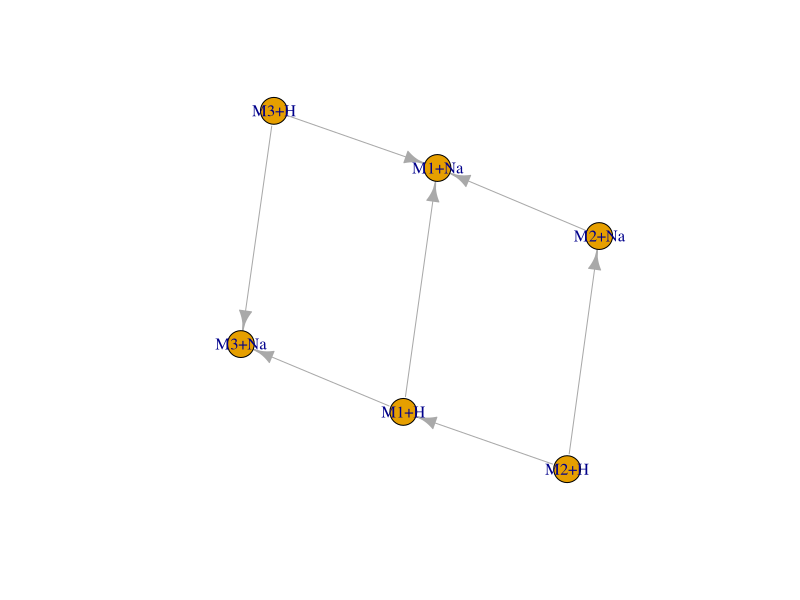
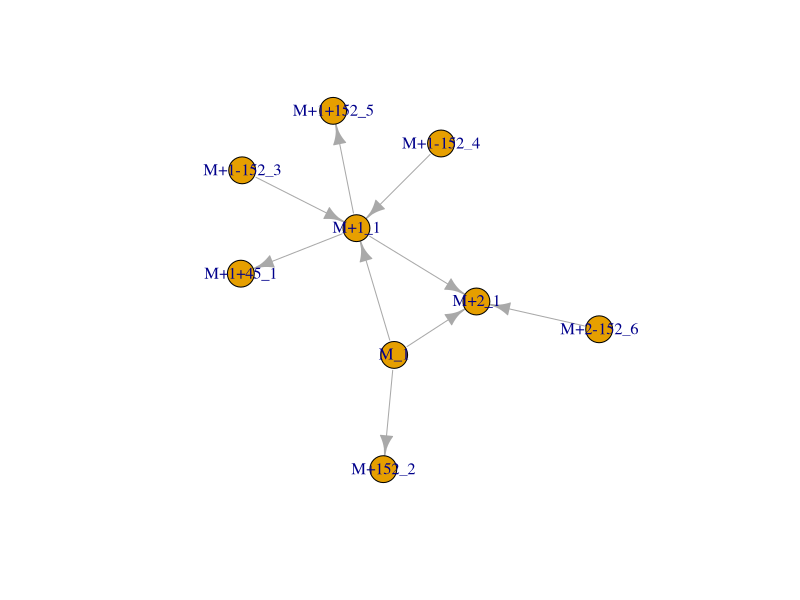
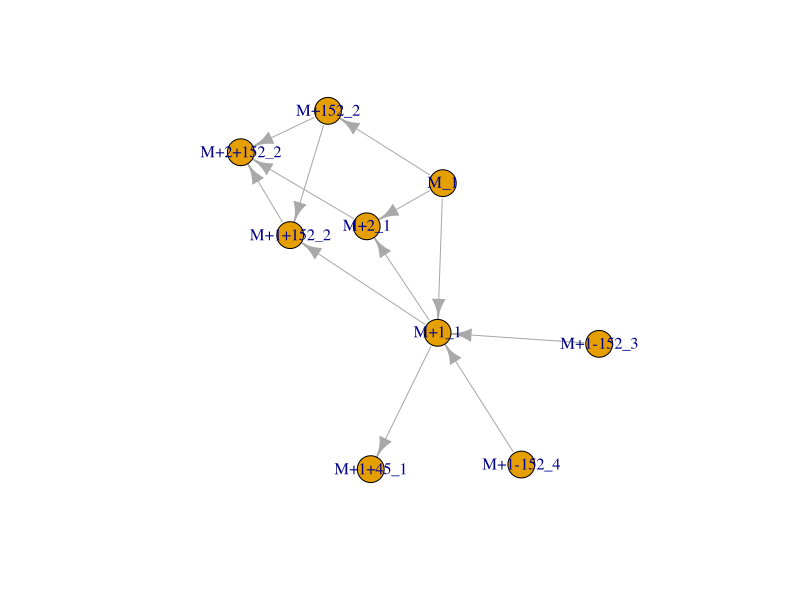
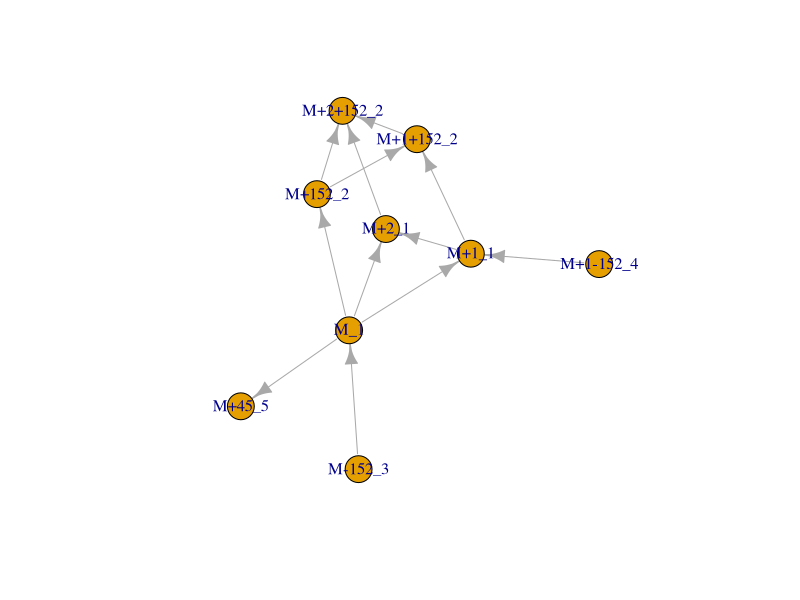
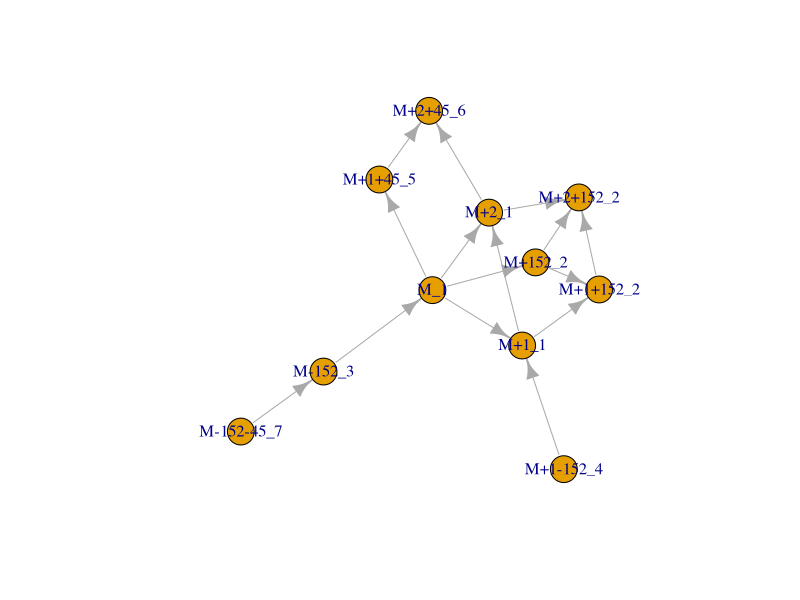
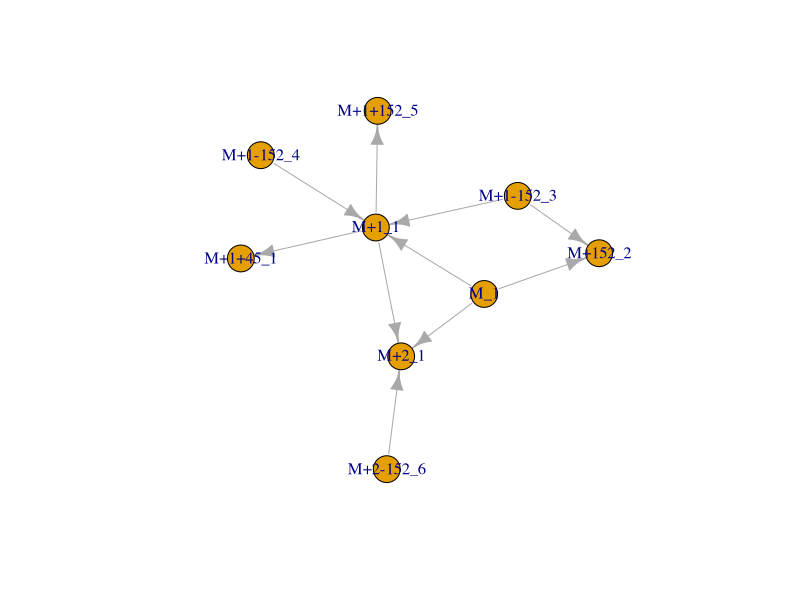

These charts were generated, in order, by the following R code: (Note: this script raises an error after producing the figures.)
## load igraph for visualization
library(igraph)

## define test examples
## example 1
mat_1 <- matrix(c(
    c(0, 1, 0, 0, 0, 1), ## M1+H
    c(0, 0, 0, 0, 0, 0), ## M1+Na
    c(1, 0, 0, 1, 0, 0), ## M2+H
    c(0, 1, 0, 0, 0, 0), ## M2+Na
    c(0, 1, 0, 0, 0, 1), ## M3+H
    c(0, 0, 0, 0, 0, 0)), ## M3+Na
    byrow = TRUE, ncol = 6, nrow = 6)
mat_1_transf <- matrix(c(
    c("",              "adduct_Na",     "", "",          "", "transf_gluc_F"), ## M1+H
    c("",              "",              "", "",          "", ""), ## M1+Na
    c("transf_gluc_T", "",              "", "adduct_Na", "", ""), ## M2+H
    c("",              "transf_gluc_T", "", "",          "", ""), ## M2+Na
    c("",              "transf_gluc_F", "",              "", "", "adduct_Na"), ## M3+H
    c("",              "",              "", "",          "", "")), ## M3+Na
    byrow = TRUE, ncol = 6, nrow = 6)
colnames(mat_1) <- c("M1+H", "M1+Na", "M2+H", "M2+Na", "M3+H", "M3+Na")
rownames(mat_1) <- colnames(mat_1)
rownames(mat_1_transf) <- colnames(mat_1_transf) <- colnames(mat_1)

net_mat_1 <- graph_from_adjacency_matrix(mat_1, mode = "directed")
plot(net_mat_1)

## example 2
mat_2 <- matrix(c(
    c(0, 1, 1, 0, 1, 0, 0, 0, 0), ## "M_1"
    c(0, 0, 1, 1, 0, 0, 0, 1, 0), ## "M+1_1"
    c(0, 0, 0, 0, 0, 0, 0, 0, 0), ## "M+2_1"
    c(0, 0, 0, 0, 0, 0, 0, 0, 0), ## "M+1+45_1"
    c(0, 0, 0, 0, 0, 0, 0, 0, 0), ## "M+152_2"
    c(0, 1, 0, 0, 0, 0, 0, 0, 0), ## "M+1-152_3"
    c(0, 1, 0, 0, 0, 0, 0, 0, 0), ## "M+1-152_4"
    c(0, 0, 0, 0, 0, 0, 0, 0, 0), ##"M+1+152_5"
    c(0, 0, 1, 0, 0, 0, 0, 0, 0)), ## "M+2-152_6"
    byrow = TRUE, ncol = 9, nrow = 9)
mat_2_transf <- matrix(c(
    c("", "adduct_isotopic+1", "adduct_isotopic+2", "",          "transf_152", "", "", "",           ""), ## "M_1"
    c("", "",                  "adduct_isotopic+1", "transf_45", "",           "", "", "transf_152", ""), ## "M+1_1"
    c("", "",                  "",                  "",          "",           "", "", "",           ""), ## "M+2_1"
    c("", "",                  "",                  "",          "",           "", "", "",           ""), ## "M+1+45_1"
    c("", "",                  "",                  "",          "",           "", "", "",           ""), ## "M+152_2"
    c("", "transf_152",        "",                  "",          "",           "", "", "",           ""), ## "M+1-152_3"
    c("", "transf_152",        "",                  "",          "",           "", "", "",           ""), ## "M+1-152_4"
    c("", "",                  "",                  "",          "",           "", "", "",           ""), ##"M+1+152_5"
    c("", "",                  "transf_152",        "",          "",           "", "", "",           "")), ## "M+2-152_6"
    byrow = TRUE, ncol = 9, nrow = 9)
colnames(mat_2) <- c("M_1", "M+1_1", "M+2_1", "M+1+45_1", "M+152_2", "M+1-152_3", "M+1-152_4", "M+1+152_5", "M+2-152_6")
rownames(mat_2) <- colnames(mat_2)
colnames(mat_2_transf) <- rownames(mat_2_transf) <- colnames(mat_2)
net_mat_2 <- graph_from_adjacency_matrix(mat_2, mode = "directed")
plot(net_mat_2)

## example 3 
mat_3 <- matrix(c(c(0, 1, 1, 0, 1, 0, 0, 0, 0), ## "M_1"
                  c(0, 0, 1, 1, 0, 0, 0, 1, 0), ## "M+1_1"
                  c(0, 0, 0, 0, 0, 0, 0, 0, 1), ## "M+2_1"
                  c(0, 0, 0, 0, 0, 0, 0, 0, 0), ## "M+1+45_1"
                  c(0, 0, 0, 0, 0, 0, 0, 1, 1), ## "M+152_2"
                  c(0, 1, 0, 0, 0, 0, 0, 0, 0), ## "M+1-152_3"
                  c(0, 1, 0, 0, 0, 0, 0, 0, 0), ## "M+1-152_4"
                  c(0, 0, 0, 0, 0, 0, 0, 0, 1), ##"M+1+152_2"
                  c(0, 0, 0, 0, 0, 0, 0, 0, 0)), ## "M+2_2"
                byrow = TRUE, ncol = 9, nrow = 9)
mat_3_transf <- matrix(c(
    c("", "adduct_isotopic+1", "adduct_isotopic+2", "",          "transf_152", "", "", "",           ""), ## "M_1"
    c("", "",                  "adduct_isotopic+1", "transf_45", "",           "", "", "transf_152", ""), ## "M+1_1"
    c("", "",                  "",                  "",          "",           "", "", "",           "transf_152"), ## "M+2_1"
    c("", "",                  "",                  "",          "",           "", "", "",           ""), ## "M+1+45_1"
    c("", "",                  "",                  "",          "",           "", "", "adduct_isotopic+1", "adduct_isotopic+2"), ## "M+152_2"
    c("", "transf_152",        "",                  "",          "",           "", "", "",           ""), ## "M+1-152_3"
    c("", "transf_152",        "",                  "",          "",           "", "", "",           ""), ## "M+1-152_4"
    c("", "",                  "",                  "",          "",           "", "", "",           "adduct_isotopic+1"), ##"M+1+152_2"
    c("", "",                  "",                  "",          "",           "", "", "",           "")), ## "M+2+152_2"
    byrow = TRUE, ncol = 9, nrow = 9)
colnames(mat_3) <- c("M_1", "M+1_1", "M+2_1", "M+1+45_1", "M+152_2", "M+1-152_3", "M+1-152_4", "M+1+152_2", "M+2+152_2")
rownames(mat_3) <- colnames(mat_3)
colnames(mat_3_transf) <- rownames(mat_3_transf) <- colnames(mat_3)
net_mat_3 <- graph_from_adjacency_matrix(mat_3, mode = "directed")
plot(net_mat_3)

## example 4
mat_4 <- matrix(c(c(0, 1, 1, 1, 1, 0, 0, 0, 0), ## "M_1"
                  c(0, 0, 1, 0, 0, 0, 0, 1, 0), ## "M+1_1"
                  c(0, 0, 0, 0, 0, 0, 0, 0, 1), ## "M+2_1"
                  c(0, 0, 0, 0, 0, 0, 0, 0, 0), ## "M+45_5"
                  c(0, 0, 0, 0, 0, 0, 0, 1, 1), ## "M+152_2"
                  c(1, 0, 0, 0, 0, 0, 0, 0, 0), ## "M+1-152_3"
                  c(0, 1, 0, 0, 0, 0, 0, 0, 0), ## "M+1-152_4"
                  c(0, 0, 0, 0, 0, 0, 0, 0, 1), ##"M+1+152_2"
                  c(0, 0, 0, 0, 0, 0, 0, 0, 0)), ## "M+2_2"
                byrow = TRUE, ncol = 9, nrow = 9)
mat_4_transf <- matrix(c(
    c("",           "adduct_isotopic+1", "adduct_isotopic+2", "transf_45", "transf_152", "", "", "",                  ""), ## "M_1"
    c("",           "",                  "adduct_isotopic+1", "",          "",           "", "", "transf_152",        ""), ## "M+1_1"
    c("",           "",                  "",                  "",          "",           "", "", "",                  "transf_152"), ## "M+2_1"
    c("",           "",                  "",                  "",          "",           "", "", "",                  ""), ## "M+45_5"
    c("",           "",                  "",                  "",          "",           "", "", "adduct_isotopic+1", "adduct_isotopic+2"), ## "M+152_2"
    c("transf_152", "",                  "",                  "",          "",           "", "", "",                  ""), ## "M-152_3"
    c("",           "transf_152",        "",                  "",          "",           "", "", "",                  ""), ## "M+1-152_4"
    c("",           "",                  "",                  "",          "",           "", "", "",                  "adduct_isotopic+1"), ##"M+1+152_2"
    c("",           "",                  "",                  "",          "",           "", "", "",                  "")), ## "M+2+152_2"
    byrow = TRUE, ncol = 9, nrow = 9)
colnames(mat_4) <- c("M_1", "M+1_1", "M+2_1", "M+45_5", "M+152_2", "M-152_3", "M+1-152_4", "M+1+152_2", "M+2+152_2")
rownames(mat_4) <- colnames(mat_4)
colnames(mat_4_transf) <- rownames(mat_4_transf) <- colnames(mat_4)
net_mat_4 <- graph_from_adjacency_matrix(mat_4, mode = "directed")
plot(net_mat_4)

## example 5
mat_5 <- matrix(c(
    c(0, 1, 1, 1, 1, 0, 0, 0, 0, 0, 0), ## "M_1"
    c(0, 0, 1, 0, 0, 0, 0, 1, 0, 0, 0), ## "M+1_1"
    c(0, 0, 0, 0, 0, 0, 0, 0, 1, 1, 0), ## "M+2_1"
    c(0, 0, 0, 0, 0, 0, 0, 0, 0, 1, 0), ## "M+45_5"
    c(0, 0, 0, 0, 0, 0, 0, 1, 1, 0, 0), ## "M+152_2"
    c(1, 0, 0, 0, 0, 0, 0, 0, 0, 0, 0), ## "M+1-152_3"
    c(0, 1, 0, 0, 0, 0, 0, 0, 0, 0, 0), ## "M+1-152_4"
    c(0, 0, 0, 0, 0, 0, 0, 0, 1, 0, 0), ##"M+1+152_2"
    c(0, 0, 0, 0, 0, 0, 0, 0, 0, 0, 0), ## "M+2_2"
    c(0, 0, 0, 0, 0, 0, 0, 0, 0, 0, 0), ## "M+2+45_6"
    c(0, 0, 0, 0, 0, 1, 0, 0, 0, 0, 0)), ## "M-152-45_7"
    byrow = TRUE, ncol = 11, nrow = 11)
mat_5_transf <- matrix(c(
    c("",           "adduct_isotopic+1", "adduct_isotopic+2", "transf_45", "transf_152", "",          "", "",                  "",                  "",                  ""), ## "M_1"
    c("",           "",                  "adduct_isotopic+1", "",          "",           "",          "", "transf_152",        "",                  "",                  ""), ## "M+1_1"
    c("",           "",                  "",                  "",          "",           "",          "", "",                  "transf_152",        "transf_45",         ""), ## "M+2_1"
    c("",           "",                  "",                  "",          "",           "",          "", "",                  "",                  "adduct_isotopic+2", ""), ## "M+45_5"
    c("",           "",                  "",                  "",          "",           "",          "", "adduct_isotopic+1", "adduct_isotopic+2", "",                  ""), ## "M+152_2"
    c("transf_152", "",                  "",                  "",          "",           "",          "", "",                  "",                  "",                  ""), ## "M-152_3"
    c("",           "transf_152",        "",                  "",          "",           "",          "", "",                  "",                  "",                  ""), ## "M+1-152_4"
    c("",           "",                  "",                  "",          "",           "",          "", "",                  "adduct_isotopic+1", "",                  ""), ##"M+1+152_2"
    c("",           "",                  "",                  "",          "",           "",          "", "",                  "",                  "",                  ""),## "M+2+152_2"
    c("",           "",                  "",                  "",          "",           "",          "", "",                  "",                  "",                  ""), ## "M+2+45_6"
    c("",           "",                  "",                  "",          "",           "transf_45", "", "",                  "",                  "",                  "")), ## "M-152-45_7"
    byrow = TRUE, ncol = 11, nrow = 11)
colnames(mat_5) <- c("M_1", "M+1_1", "M+2_1", "M+1+45_5", "M+152_2", "M-152_3", "M+1-152_4", "M+1+152_2", "M+2+152_2", "M+2+45_6", "M-152-45_7")
rownames(mat_5) <- colnames(mat_5)
colnames(mat_5_transf) <- rownames(mat_5_transf) <- colnames(mat_5)
net_mat_5 <- graph_from_adjacency_matrix(mat_5, mode = "directed")
plot(net_mat_5)

## example 6
mat_6 <- matrix(c(
    c(0, 1, 1, 0, 1, 0, 0, 0, 0), ## "M_1"
    c(0, 0, 1, 1, 0, 0, 0, 1, 0), ## "M+1_1"
    c(0, 0, 0, 0, 0, 0, 0, 0, 0), ## "M+2_1"
    c(0, 0, 0, 0, 0, 0, 0, 0, 0), ## "M+1+45_1"
    c(0, 0, 0, 0, 0, 0, 0, 0, 0), ## "M+152_2"
    c(0, 1, 0, 0, 1, 0, 0, 0, 0), ## "M+1-152_3"
    c(0, 1, 0, 0, 0, 0, 0, 0, 0), ## "M+1-152_4"
    c(0, 0, 0, 0, 0, 0, 0, 0, 0), ##"M+1+152_5"
    c(0, 0, 1, 0, 0, 0, 0, 0, 0)), ## "M+2-152_6"
    byrow = TRUE, ncol = 9, nrow = 9)

mat_6_transf <- matrix(c(
    c("", "adduct_isotopic+1", "adduct_isotopic+2", "",          "transf_152", "", "", "",           ""), ## "M_1"
    c("", "",                  "adduct_isotopic+1", "transf_45", "",           "", "", "transf_152", ""), ## "M+1_1"
    c("", "",                  "",                  "",          "",           "", "", "",           ""), ## "M+2_1"
    c("", "",                  "",                  "",          "",           "", "", "",           ""), ## "M+1+45_1"
    c("", "",                  "",                  "",          "",           "", "", "",           ""), ## "M+152_2"
    c("", "transf_152",        "",                  "",          "transf_304", "", "", "",           ""), ## "M+1-152_3"
    c("", "transf_152",        "",                  "",          "",           "", "", "",           ""), ## "M+1-152_4"
    c("", "",                  "",                  "",          "",           "", "", "",           ""), ##"M+1+152_5"
    c("", "",                  "transf_152",        "",          "",           "", "", "",           "")), ## "M+2-152_6"
    byrow = TRUE, ncol = 9, nrow = 9)
colnames(mat_6) <- c("M_1", "M+1_1", "M+2_1", "M+1+45_1", "M+152_2", "M+1-152_3", "M+1-152_4", "M+1+152_5", "M+2-152_6")
rownames(mat_6) <- colnames(mat_6)
colnames(mat_6_transf) <- rownames(mat_6_transf) <- colnames(mat_6)
net_mat_6 <- graph_from_adjacency_matrix(mat_6, mode = "directed")
plot(net_mat_6)

## apply functions and perform tests
## example 1
mat_l <- list(mat_1, mat_1_transf)
mat_rem <- removeFalseLinksAdducts(mat_l)
mat_rem <- removeFalseLinksCircular(mat_rem)
plot(graph_from_adjacency_matrix(mat_l[[1]], mode = "directed"))
plot(graph_from_adjacency_matrix(mat_rem[[1]], mode = "directed"))

## should result in M1+H->M1+Na, M2+H->M2+Na, M2+H->M1+H, M2+Na->M1+Na, M3+H->M3+Na
mat_res_num_1 <- matrix(c(
    c(0, 1, 0, 0, 0, 0),
    c(0, 0, 0, 0, 0, 0),
    c(1, 0, 0, 1, 0, 0),
    c(0, 1, 0, 0, 0, 0),
    c(0, 0, 0, 0, 0, 1),
    c(0, 0, 0, 0, 0, 0)),
    byrow = TRUE, ncol = 6, nrow = 6)

mat_res_char_1 <- matrix(c(
    c("",              "adduct_Na",     "",   "",          "",   ""),
    c("",              "",              "",   "",          "",   ""),
    c("transf_gluc_T", "",              "",   "adduct_Na", "",   ""),
    c("",              "transf_gluc_T", "",   "",          "",   ""),
    c("",              "",              "",   "",          "",   "adduct_Na"),
    c("",              "",              "",   "",          "",   "")),
    byrow = TRUE, ncol = 6, nrow = 6)

expect_true(all(mat_rem[[1]] == mat_res_num_1))
expect_true(all(mat_rem[[2]] == mat_res_char_1))

# example 2 
mat_l <- list(mat_2, mat_2_transf)
mat_rem <- removeFalseLinksAdducts(mat_l)
mat_rem <- removeFalseLinksCircular(mat_rem)
plot(graph_from_adjacency_matrix(mat_l[[1]], mode = "directed"))
plot(graph_from_adjacency_matrix(mat_rem[[1]], mode = "directed")) 

## should only result in link between M_1->M+152_2, M_1-> M_2, M_1_M_3, M_2->M_3, M+1-152_3->M+152_2
mat_res_num_2 <- matrix(c(
    c(0, 1, 1, 0, 1, 0, 0, 0, 0),
    c(0, 0, 1, 0, 0, 0, 0, 0, 0),
    c(0, 0, 0, 0, 0, 0, 0, 0, 0),
    c(0, 0, 0, 0, 0, 0, 0, 0, 0),
    c(0, 0, 0, 0, 0, 0, 0, 0, 0),
    c(0, 0, 0, 0, 0, 0, 0, 0, 0),
    c(0, 0, 0, 0, 0, 0, 0, 0, 0),
    c(0, 0, 0, 0, 0, 0, 0, 0, 0),
    c(0, 0, 0, 0, 0, 0, 0, 0, 0)),
    byrow = TRUE, ncol = 9, nrow = 9)

mat_res_char_2 <- matrix(c(
    c("", "adduct_isotopic+1", "adduct_isotopic+2", "", "transf_152", "", "", "", ""),
    c("", "",                  "adduct_isotopic+1", "", "",           "", "", "", ""),
    c("", "",                  "",                  "", "",           "", "", "", ""),
    c("", "",                  "",                  "", "",           "", "", "", ""),
    c("", "",                  "",                  "", "",           "", "", "", ""),
    c("", "",                  "",                  "", "",           "", "", "", ""),
    c("", "",                  "",                  "", "",           "", "", "", ""),
    c("", "",                  "",                  "", "",           "", "", "", ""),
    c("", "",                  "",                  "", "",           "", "", "", "")),
    byrow = TRUE, ncol = 9, nrow = 9)

expect_true(all(mat_rem[[1]] == mat_res_num_2))
expect_true(all(mat_rem[[2]] == mat_res_char_2))

## example 3
mat_l <- list(mat_3, mat_3_transf)
mat_rem <- removeFalseLinksAdducts(mat_l)
mat_rem <- removeFalseLinksCircular(mat_rem)
plot(graph_from_adjacency_matrix(mat_3), mode = "directed")
plot(graph_from_adjacency_matrix(mat_rem[[1]], mode = "directed"))

## should result in links M_1->M+1_1, M_1->M+2_1, M+1_1->M+2_1,
## M+152_2->M+1+152_2, M+152_2->M+2+152_2, M+1+152_2->M+2+152_2, M_1->M+152_2,
## M+1_1->M+1+152_2, M+2_1->M+2+152_2
mat_res_num_3 <- matrix(c(
    c(0, 1, 1, 0, 1, 0, 0, 0, 0),
    c(0, 0, 1, 0, 0, 0, 0, 1, 0),
    c(0, 0, 0, 0, 0, 0, 0, 0, 1),
    c(0, 0, 0, 0, 0, 0, 0, 0, 0),
    c(0, 0, 0, 0, 0, 0, 0, 1, 1),
    c(0, 0, 0, 0, 0, 0, 0, 0, 0),
    c(0, 0, 0, 0, 0, 0, 0, 0, 0),
    c(0, 0, 0, 0, 0, 0, 0, 0, 1),
    c(0, 0, 0, 0, 0, 0, 0, 0, 0)),
    byrow = TRUE, ncol = 9, nrow = 9)
mat_res_char_3 <- matrix(c(
    c("", "adduct_isotopic+1", "adduct_isotopic+2", "", "transf_152", "", "", "",                 ""),
    c("", "",                  "adduct_isotopic+1", "", "",           "", "", "transf_152",       ""),
    c("", "",                  "",                  "", "",           "", "", "",                 "transf_152"),
    c("", "",                  "",                  "", "",           "", "", "",                  ""),
    c("", "",                  "",                  "", "",           "", "", "adduct_isotopic+1", "adduct_isotopic+2"),
    c("", "",                  "",                  "", "",           "", "", "",                  ""),
    c("", "",                  "",                  "", "",           "", "", "",                  ""),
    c("", "",                  "",                  "", "",           "", "", "",                  "adduct_isotopic+1"),
    c("", "",                  "",                  "", "",           "", "", "",                  "")),
    byrow = TRUE, ncol = 9, nrow = 9)

expect_true(all(mat_rem[[1]] == mat_res_num_3))
expect_true(all(mat_rem[[2]] == mat_res_char_3))

## example 4
mat_l <- list(mat_4, mat_4_transf)
mat_rem <- removeFalseLinksAdducts(mat_l)
mat_rem <- removeFalseLinksCircular(mat_rem)
plot(graph_from_adjacency_matrix(mat_4), mode = "directed")
plot(graph_from_adjacency_matrix(mat_rem[[1]], mode = "directed"))

## should result in M_1->M+1_1, M_1->M+2_1, M+1_1->M+2_1, M+152_2->M+1+152_2,
## M+152_2->M+2+152_2, M+1+152_2->M+2+152_2, M_1->M+152_2, M+1_1->M+1+152_2,
## M+2_1->M+2+152_2, M_1->M+45_5, M-152_3->M_1
mat_res_num_4 <- matrix(c(
    c(0, 1, 1, 1, 1, 0, 0, 0, 0),
    c(0, 0, 1, 0, 0, 0, 0, 1, 0),
    c(0, 0, 0, 0, 0, 0, 0, 0, 1),
    c(0, 0, 0, 0, 0, 0, 0, 0, 0),
    c(0, 0, 0, 0, 0, 0, 0, 1, 1),
    c(1, 0, 0, 0, 0, 0, 0, 0, 0),
    c(0, 0, 0, 0, 0, 0, 0, 0, 0),
    c(0, 0, 0, 0, 0, 0, 0, 0, 1),
    c(0, 0, 0, 0, 0, 0, 0, 0, 0)),
    byrow = TRUE, ncol = 9, nrow = 9)

mat_res_char_4 <- matrix(c(
    c("",           "adduct_isotopic+1", "adduct_isotopic+2", "transf_45", "transf_152", "", "", "",                 ""),
    c("",           "",                  "adduct_isotopic+1", "",          "",           "", "", "transf_152",       ""),
    c("",           "",                  "",                  "",          "",           "", "", "",                 "transf_152"),
    c("",           "",                  "",                  "",          "",           "", "", "",                  ""),
    c("",           "",                  "",                  "",          "",           "", "", "adduct_isotopic+1", "adduct_isotopic+2"),
    c("transf_152", "",                  "",                  "",          "",           "", "", "",                  ""),
    c("",           "",                  "",                  "",          "",           "", "", "",                  ""),
    c("",           "",                  "",                  "",          "",           "", "", "",                  "adduct_isotopic+1"),
    c("",           "",                  "",                  "",          "",           "", "", "",                  "")),
    byrow = TRUE, ncol = 9, nrow = 9)

expect_true(all(mat_rem[[1]] == mat_res_num_4))
expect_true(all(mat_rem[[2]] == mat_res_char_4))

## example 5
mat_l <- list(mat_5, mat_5_transf)
mat_rem <- removeFalseLinksAdducts(mat_l)
mat_rem <- removeFalseLinksCircular(mat_rem)
plot(graph_from_adjacency_matrix(mat_5), mode = "directed")
plot(graph_from_adjacency_matrix(mat_rem[[1]], mode = "directed"))

mat_res_num_5 <- matrix(c(
    c(0, 1, 1, 1, 1, 0, 0, 0, 0, 0, 0),
    c(0, 0, 1, 0, 0, 0, 0, 1, 0, 0, 0),
    c(0, 0, 0, 0, 0, 0, 0, 0, 1, 1, 0),
    c(0, 0, 0, 0, 0, 0, 0, 0, 0, 1, 0),
    c(0, 0, 0, 0, 0, 0, 0, 1, 1, 0, 0),
    c(1, 0, 0, 0, 0, 0, 0, 0, 0, 0, 0),
    c(0, 0, 0, 0, 0, 0, 0, 0, 0, 0, 0),
    c(0, 0, 0, 0, 0, 0, 0, 0, 1, 0, 0),
    c(0, 0, 0, 0, 0, 0, 0, 0, 0, 0, 0),
    c(0, 0, 0, 0, 0, 0, 0, 0, 0, 0, 0),
    c(0, 0, 0, 0, 0, 1, 0, 0, 0, 0, 0)),
    byrow = TRUE, ncol = 11, nrow = 11)

mat_res_char_5 <- matrix(c(
    c("",           "adduct_isotopic+1", "adduct_isotopic+2", "transf_45", "transf_152", "",          "", "",                  "",                  "",                  ""),
    c("",           "",                  "adduct_isotopic+1", "",          "",           "",          "", "transf_152",        "",                  "",                  ""),
    c("",           "",                  "",                  "",          "",           "",          "", "",                  "transf_152",        "transf_45",         ""),
    c("",           "",                  "",                  "",          "",           "",          "", "",                  "",                  "adduct_isotopic+2", ""),
    c("",           "",                  "",                  "",          "",           "",          "", "adduct_isotopic+1", "adduct_isotopic+2", "",                  ""),
    c("transf_152", "",                  "",                  "",          "",           "",          "", "",                  "",                  "",                  ""),
    c("",           "",                  "",                  "",          "",           "",          "", "",                  "",                  "",                  ""),
    c("",           "",                  "",                  "",          "",           "",          "", "",                  "adduct_isotopic+1", "",                  ""),
    c("",           "",                  "",                  "",          "",           "",          "", "",                  "",                  "",                  ""),
    c("",           "",                  "",                  "",          "",           "",          "", "",                  "",                  "",                  ""),
    c("",           "",                  "",                  "",          "",           "transf_45", "", "",                  "",                  "",                  "")),
    byrow = TRUE, ncol = 11, nrow = 11)

expect_true(all(mat_res_num_5 == mat_rem[[1]]))
expect_true(all(mat_res_char_5 == mat_rem[[2]]))

## example 6
mat_l <- list(mat_6, mat_6_transf)
mat_rem <- removeFalseLinksAdducts(mat_l)
mat_rem <- removeFalseLinksCircular(mat_rem)
plot(graph_from_adjacency_matrix(mat_6), mode = "directed")
plot(graph_from_adjacency_matrix(mat_rem[[1]], mode = "directed"))

## results in M1-> M1+1, M1-> M2+1, M1-> M+152, M+1-152->M+152
mat_res_num_6 <- matrix(c(
    c(0, 1, 1, 0, 1, 0, 0, 0, 0),
    c(0, 0, 1, 0, 0, 0, 0, 0, 0),
    c(0, 0, 0, 0, 0, 0, 0, 0, 0),
    c(0, 0, 0, 0, 0, 0, 0, 0, 0),
    c(0, 0, 0, 0, 0, 0, 0, 0, 0),
    c(0, 0, 0, 0, 1, 0, 0, 0, 0),
    c(0, 0, 0, 0, 0, 0, 0, 0, 0),
    c(0, 0, 0, 0, 0, 0, 0, 0, 0),
    c(0, 0, 0, 0, 0, 0, 0, 0, 0)), 
    byrow = TRUE, ncol = 9, nrow = 9)

## transf_304 does not make chemically sense, it is just here to check the 
## correctness of the function
mat_res_char_6 <- matrix(c(
    c("", "adduct_isotopic+1", "adduct_isotopic+2", "", "transf_152", "", "", "", ""),
    c("", "",                  "adduct_isotopic+1", "", "",           "", "", "", ""),
    c("", "",                  "",                  "", "",           "", "", "", ""),
    c("", "",                  "",                  "", "",           "", "", "", ""),
    c("", "",                  "",                  "", "",           "", "", "", ""),
    c("", "",                  "",                  "", "transf_304", "", "", "", ""),      
    c("", "",                  "",                  "", "",           "", "", "", ""),
    c("", "",                  "",                  "", "",           "", "", "", ""),
    c("", "",                  "",                  "", "",           "", "", "", "")),
    byrow = TRUE, ncol = 9, nrow = 9)

expect_true(all(mat_rem[[1]] == mat_res_num_6))
expect_true(all(mat_rem[[2]] == mat_res_char_6))
